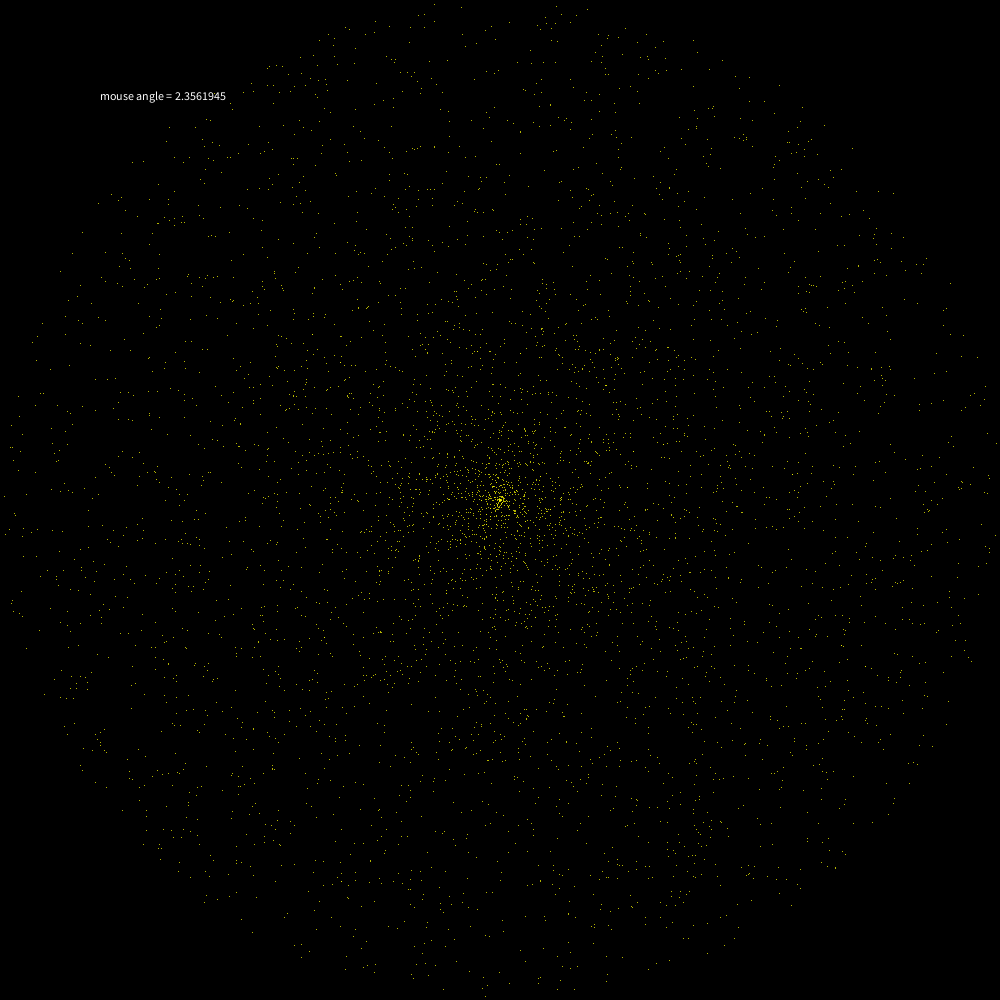
Frame 1 (no input)
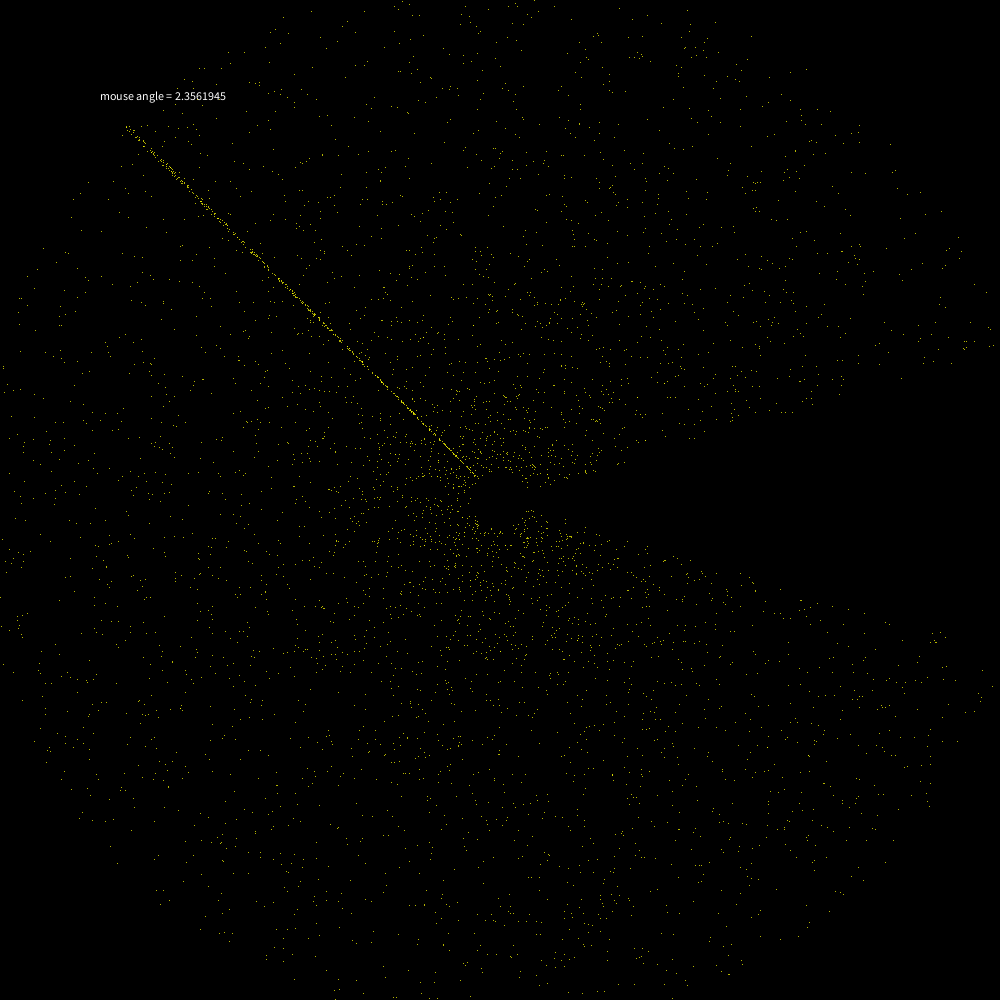
Frame 60 (the mouse pressed at the canvas centre just before this capture)
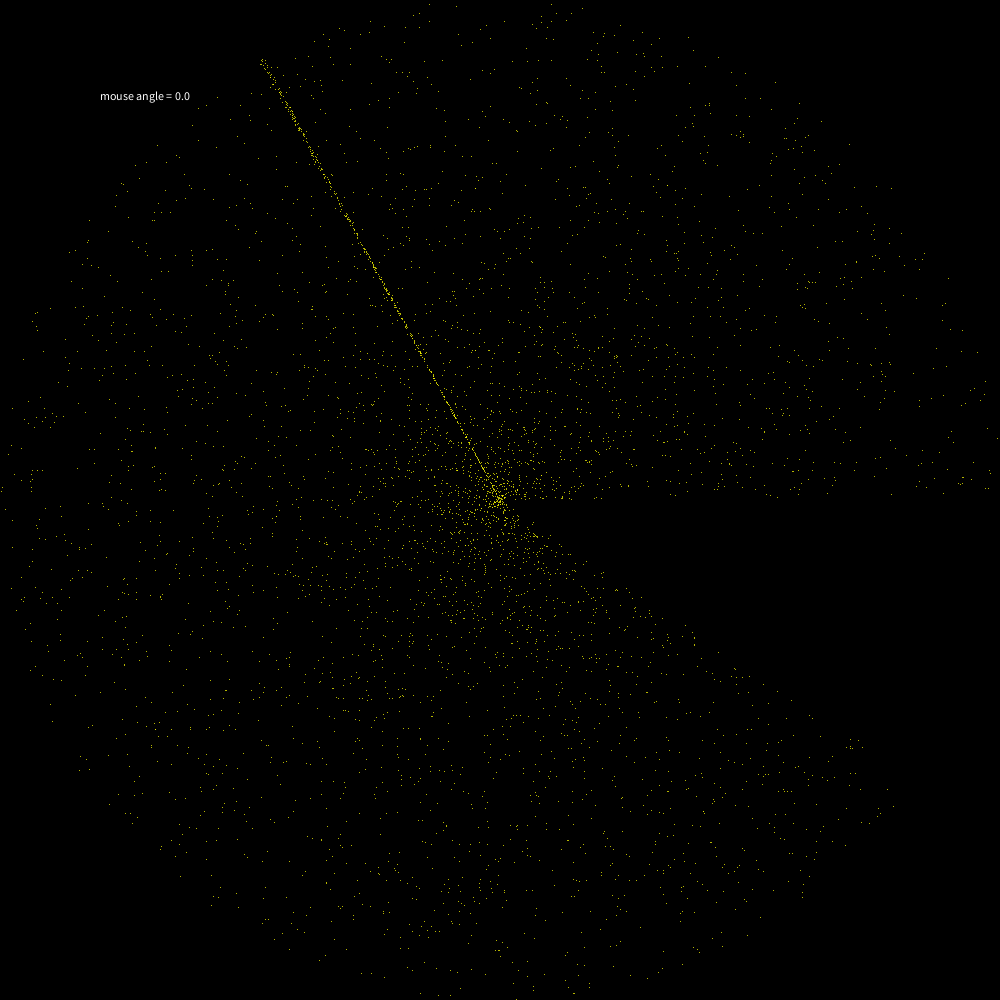
Frame 120 (the mouse held since frame 60 and released just before this capture)

The Processing sketch that drew these frames (run headless with seeded random() and noise(); from frame 60 on, the mouse is pressed at the canvas centre):

// Processing sketch: Star_Collector_Radial
// ── Star_Collector_Radial.pde
float[] radii;
float[] angles;
float[] radialSpeeds;
float[] angularSpeeds;
int n = 5000;
float maxRadialSpeed = 0.5; //Next try 0.5 with maxAngularSpeed=0.0.  Then try 0.5 with maxAngularSpeed=0.005
float maxAnglularSpeed = 0.005;
float xC, yC;

void setup(){
  size(1000,1000);
  stroke(255, 255, 0);

  xC = width/2;
  yC = height/2;
  
  radii = new float[n];
  angles = new float[n];
  radialSpeeds = new float[n];
  angularSpeeds = new float[n];
  
  for(int i=0; i<n; i++){
    float r = random(0, width/2);
    float a = random(0, 2*PI);
    radii[i] = r;
    angles[i] = a;
    radialSpeeds[i] = 0;
    angularSpeeds[i] = 0;
  } 
}


void draw(){
    background(0);
    float x, y;
    float mouseAngle = atan2( yC-mouseY, mouseX-xC ); //atan2(a, b) is the inverse tangent of a/b
    
    if ( mouseAngle < 0 )
      mouseAngle += 2*PI; //needed because atan2 ranges from -3.14 to +3.14 rather than 0 to 6.28
                          //and we want the principal angle to be positive 
      
    text("mouse angle = " + mouseAngle, 100, 100);
    
    for(int i=0; i<n; i++){
      x = xC + radii[i] * cos(angles[i]);
      y = yC - radii[i] * sin(angles[i]);
      point(x,y);
      
      radii[i] += radialSpeeds[i];
      angles[i] += angularSpeeds[i];
      
      if( dist(mouseX, mouseY, xC, yC ) > radii[i]) 
        radialSpeeds[i] = maxRadialSpeed;
        
      else
        radialSpeeds[i] = -maxRadialSpeed;

      if( mouseAngle > angles[i] ) 
        angularSpeeds[i] = maxAnglularSpeed;
        
      else
        angularSpeeds[i] = -maxAnglularSpeed;
    }
}


void mouseClicked() {
  for(int i=0; i<n; i++){
    float r = random(0, width/2);
    float a = random(0, 2*PI);
    radii[i] = r;
    angles[i] = a;
    radialSpeeds[i] = 0;
    angularSpeeds[i] = 0;
  } 
    

}
